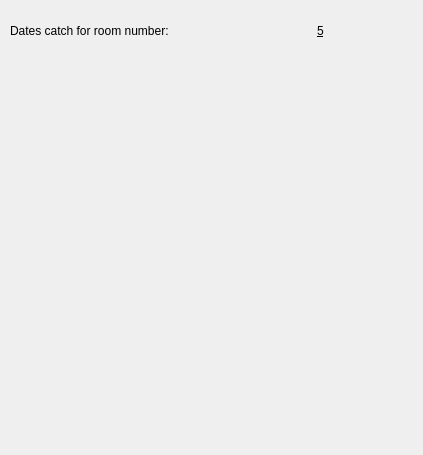
<?xml version="1.0" encoding="UTF-8"?>
<ui version="4.0">
 <class>Dialog</class>
 <widget class="QDialog" name="Dialog">
  <property name="geometry">
   <rect>
    <x>0</x>
    <y>0</y>
    <width>423</width>
    <height>455</height>
   </rect>
  </property>
  <property name="windowTitle">
   <string>Dialog</string>
  </property>
  <widget class="QLabel" name="label">
   <property name="geometry">
    <rect>
     <x>10</x>
     <y>10</y>
     <width>301</width>
     <height>41</height>
    </rect>
   </property>
   <property name="styleSheet">
    <string notr="true">font: 18pt &quot;Calibri&quot;;</string>
   </property>
   <property name="text">
    <string>Dates catch for room number:</string>
   </property>
  </widget>
  <widget class="QLabel" name="room_number_label">
   <property name="geometry">
    <rect>
     <x>310</x>
     <y>10</y>
     <width>21</width>
     <height>41</height>
    </rect>
   </property>
   <property name="styleSheet">
    <string notr="true">font: 18pt &quot;Calibri&quot;;
text-decoration: underline;</string>
   </property>
   <property name="text">
    <string>5</string>
   </property>
   <property name="alignment">
    <set>Qt::AlignCenter</set>
   </property>
  </widget>
  <widget class="QScrollArea" name="dates_catch_scrollArea">
   <property name="geometry">
    <rect>
     <x>30</x>
     <y>80</y>
     <width>351</width>
     <height>341</height>
    </rect>
   </property>
   <property name="sizePolicy">
    <sizepolicy hsizetype="Expanding" vsizetype="Expanding">
     <horstretch>0</horstretch>
     <verstretch>0</verstretch>
    </sizepolicy>
   </property>
   <property name="styleSheet">
    <string notr="true">border:none;
</string>
   </property>
   <property name="verticalScrollBarPolicy">
    <enum>Qt::ScrollBarAlwaysOff</enum>
   </property>
   <property name="horizontalScrollBarPolicy">
    <enum>Qt::ScrollBarAlwaysOff</enum>
   </property>
   <property name="sizeAdjustPolicy">
    <enum>QAbstractScrollArea::AdjustToContents</enum>
   </property>
   <property name="widgetResizable">
    <bool>false</bool>
   </property>
   <property name="alignment">
    <set>Qt::AlignLeading|Qt::AlignLeft|Qt::AlignTop</set>
   </property>
   <widget class="QWidget" name="scrollAreaWidgetContents_dates_catch">
    <property name="geometry">
     <rect>
      <x>0</x>
      <y>0</y>
      <width>20</width>
      <height>20</height>
     </rect>
    </property>
    <property name="sizePolicy">
     <sizepolicy hsizetype="Fixed" vsizetype="Fixed">
      <horstretch>0</horstretch>
      <verstretch>0</verstretch>
     </sizepolicy>
    </property>
    <property name="minimumSize">
     <size>
      <width>0</width>
      <height>0</height>
     </size>
    </property>
    <property name="maximumSize">
     <size>
      <width>16777215</width>
      <height>16777215</height>
     </size>
    </property>
    <property name="styleSheet">
     <string notr="true">border:none;</string>
    </property>
    <layout class="QVBoxLayout" name="verticalLayout_2">
     <property name="spacing">
      <number>0</number>
     </property>
     <property name="sizeConstraint">
      <enum>QLayout::SetFixedSize</enum>
     </property>
     <property name="leftMargin">
      <number>0</number>
     </property>
     <property name="topMargin">
      <number>0</number>
     </property>
     <property name="rightMargin">
      <number>0</number>
     </property>
     <property name="bottomMargin">
      <number>0</number>
     </property>
     <item>
      <layout class="QVBoxLayout" name="dates_catch_widget">
       <property name="sizeConstraint">
        <enum>QLayout::SetFixedSize</enum>
       </property>
      </layout>
     </item>
    </layout>
   </widget>
  </widget>
 </widget>
 <resources/>
 <connections/>
</ui>
